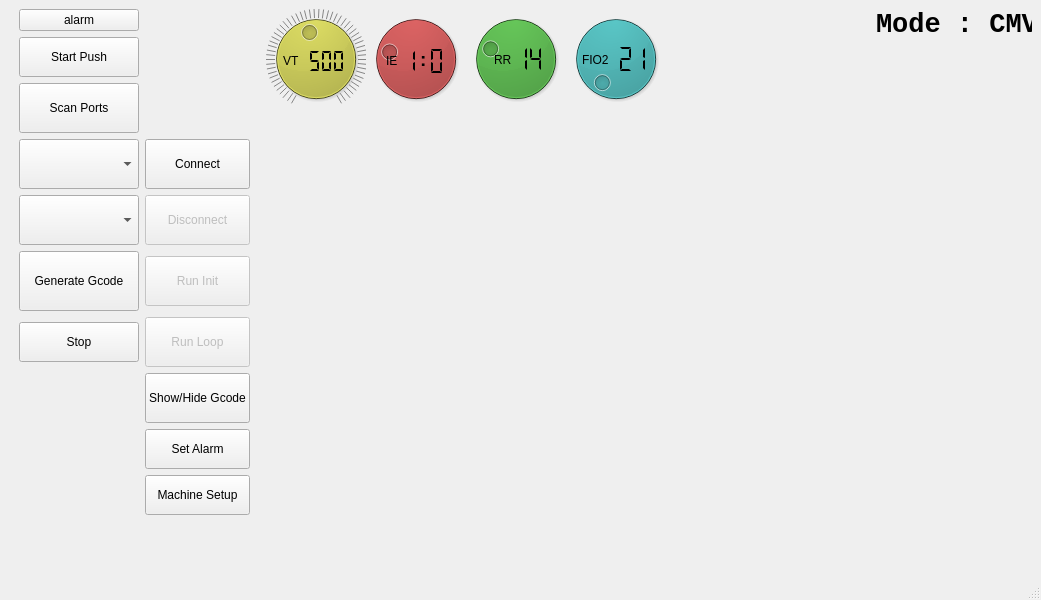
<?xml version="1.0" encoding="UTF-8"?>
<ui version="4.0">
 <class>MainWindow</class>
 <widget class="QMainWindow" name="MainWindow">
  <property name="geometry">
   <rect>
    <x>0</x>
    <y>0</y>
    <width>1041</width>
    <height>600</height>
   </rect>
  </property>
  <property name="windowTitle">
   <string>MainWindow</string>
  </property>
  <widget class="QWidget" name="centralwidget">
   <layout class="QGridLayout" name="gridLayout">
    <item row="0" column="0">
     <layout class="QHBoxLayout" name="horizontalLayout">
      <item>
       <layout class="QVBoxLayout" name="verticalLayout">
        <item>
         <layout class="QGridLayout" name="gridLayout_2">
          <property name="leftMargin">
           <number>10</number>
          </property>
          <item row="7" column="1">
           <widget class="QPushButton" name="runloop">
            <property name="enabled">
             <bool>false</bool>
            </property>
            <property name="minimumSize">
             <size>
              <width>0</width>
              <height>50</height>
             </size>
            </property>
            <property name="text">
             <string>Run Loop</string>
            </property>
           </widget>
          </item>
          <item row="8" column="1">
           <widget class="QPushButton" name="gcodeshow">
            <property name="enabled">
             <bool>true</bool>
            </property>
            <property name="minimumSize">
             <size>
              <width>0</width>
              <height>50</height>
             </size>
            </property>
            <property name="text">
             <string>Show/Hide Gcode</string>
            </property>
           </widget>
          </item>
          <item row="0" column="0">
           <widget class="QPushButton" name="alarm">
            <property name="text">
             <string>alarm</string>
            </property>
           </widget>
          </item>
          <item row="1" column="0">
           <widget class="QPushButton" name="startpush">
            <property name="minimumSize">
             <size>
              <width>0</width>
              <height>40</height>
             </size>
            </property>
            <property name="text">
             <string>Start Push</string>
            </property>
           </widget>
          </item>
          <item row="6" column="0">
           <widget class="QPushButton" name="gengcode">
            <property name="minimumSize">
             <size>
              <width>0</width>
              <height>60</height>
             </size>
            </property>
            <property name="text">
             <string>Generate Gcode</string>
            </property>
           </widget>
          </item>
          <item row="9" column="1">
           <widget class="QPushButton" name="btnalarmpage">
            <property name="minimumSize">
             <size>
              <width>0</width>
              <height>40</height>
             </size>
            </property>
            <property name="text">
             <string>Set Alarm</string>
            </property>
            <property name="checkable">
             <bool>true</bool>
            </property>
           </widget>
          </item>
          <item row="2" column="0">
           <widget class="QPushButton" name="scanPorts">
            <property name="minimumSize">
             <size>
              <width>120</width>
              <height>50</height>
             </size>
            </property>
            <property name="text">
             <string>Scan Ports</string>
            </property>
           </widget>
          </item>
          <item row="3" column="0">
           <widget class="QComboBox" name="portsList">
            <property name="minimumSize">
             <size>
              <width>0</width>
              <height>50</height>
             </size>
            </property>
           </widget>
          </item>
          <item row="4" column="0">
           <widget class="QComboBox" name="monitoringPort">
            <property name="minimumSize">
             <size>
              <width>0</width>
              <height>50</height>
             </size>
            </property>
           </widget>
          </item>
          <item row="4" column="1">
           <widget class="QPushButton" name="disconnect">
            <property name="enabled">
             <bool>false</bool>
            </property>
            <property name="minimumSize">
             <size>
              <width>0</width>
              <height>50</height>
             </size>
            </property>
            <property name="text">
             <string>Disconnect</string>
            </property>
           </widget>
          </item>
          <item row="6" column="1">
           <widget class="QPushButton" name="btninit">
            <property name="enabled">
             <bool>false</bool>
            </property>
            <property name="minimumSize">
             <size>
              <width>0</width>
              <height>50</height>
             </size>
            </property>
            <property name="text">
             <string>Run Init</string>
            </property>
           </widget>
          </item>
          <item row="3" column="1">
           <widget class="QPushButton" name="connect">
            <property name="minimumSize">
             <size>
              <width>0</width>
              <height>50</height>
             </size>
            </property>
            <property name="text">
             <string>Connect</string>
            </property>
           </widget>
          </item>
          <item row="7" column="0">
           <widget class="QPushButton" name="btnhault">
            <property name="minimumSize">
             <size>
              <width>0</width>
              <height>40</height>
             </size>
            </property>
            <property name="text">
             <string>Stop</string>
            </property>
           </widget>
          </item>
          <item row="10" column="1">
           <widget class="QPushButton" name="btnmachinesetup">
            <property name="minimumSize">
             <size>
              <width>0</width>
              <height>40</height>
             </size>
            </property>
            <property name="text">
             <string>Machine Setup</string>
            </property>
           </widget>
          </item>
         </layout>
        </item>
        <item>
         <spacer name="verticalSpacer_2">
          <property name="orientation">
           <enum>Qt::Vertical</enum>
          </property>
          <property name="sizeHint" stdset="0">
           <size>
            <width>20</width>
            <height>40</height>
           </size>
          </property>
         </spacer>
        </item>
       </layout>
      </item>
      <item>
       <layout class="QVBoxLayout" name="verticalLayout_2">
        <item>
         <layout class="QHBoxLayout" name="horizontalLayoutSettings">
          <item>
           <widget class="QStackedWidget" name="stackedWidget">
            <property name="minimumSize">
             <size>
              <width>300</width>
              <height>110</height>
             </size>
            </property>
            <property name="currentIndex">
             <number>0</number>
            </property>
            <widget class="QWidget" name="page">
             <widget class="QDial" name="vtdial">
              <property name="geometry">
               <rect>
                <x>10</x>
                <y>0</y>
                <width>100</width>
                <height>100</height>
               </rect>
              </property>
              <property name="minimumSize">
               <size>
                <width>100</width>
                <height>100</height>
               </size>
              </property>
              <property name="styleSheet">
               <string notr="true">background-color: rgb(200,200,20)</string>
              </property>
              <property name="minimum">
               <number>250</number>
              </property>
              <property name="maximum">
               <number>800</number>
              </property>
              <property name="value">
               <number>500</number>
              </property>
              <property name="wrapping">
               <bool>false</bool>
              </property>
              <property name="notchTarget">
               <double>10.000000000000000</double>
              </property>
              <property name="notchesVisible">
               <bool>true</bool>
              </property>
             </widget>
             <widget class="QLCDNumber" name="vtlcd">
              <property name="enabled">
               <bool>false</bool>
              </property>
              <property name="geometry">
               <rect>
                <x>51</x>
                <y>37</y>
                <width>41</width>
                <height>30</height>
               </rect>
              </property>
              <property name="minimumSize">
               <size>
                <width>0</width>
                <height>20</height>
               </size>
              </property>
              <property name="styleSheet">
               <string notr="true">color:black</string>
              </property>
              <property name="frameShape">
               <enum>QFrame::NoFrame</enum>
              </property>
              <property name="frameShadow">
               <enum>QFrame::Plain</enum>
              </property>
              <property name="digitCount">
               <number>3</number>
              </property>
              <property name="segmentStyle">
               <enum>QLCDNumber::Flat</enum>
              </property>
              <property name="intValue" stdset="0">
               <number>500</number>
              </property>
             </widget>
             <widget class="QLabel" name="label_13">
              <property name="geometry">
               <rect>
                <x>27</x>
                <y>44</y>
                <width>41</width>
                <height>16</height>
               </rect>
              </property>
              <property name="styleSheet">
               <string notr="true">color:black</string>
              </property>
              <property name="text">
               <string>VT</string>
              </property>
             </widget>
             <widget class="QDial" name="iedial">
              <property name="geometry">
               <rect>
                <x>110</x>
                <y>0</y>
                <width>100</width>
                <height>100</height>
               </rect>
              </property>
              <property name="minimumSize">
               <size>
                <width>100</width>
                <height>100</height>
               </size>
              </property>
              <property name="styleSheet">
               <string notr="true">background-color: rgb(200,20,20)</string>
              </property>
              <property name="minimum">
               <number>1</number>
              </property>
              <property name="maximum">
               <number>5</number>
              </property>
              <property name="value">
               <number>2</number>
              </property>
             </widget>
             <widget class="QLCDNumber" name="ilcd">
              <property name="geometry">
               <rect>
                <x>147</x>
                <y>37</y>
                <width>16</width>
                <height>30</height>
               </rect>
              </property>
              <property name="minimumSize">
               <size>
                <width>0</width>
                <height>0</height>
               </size>
              </property>
              <property name="styleSheet">
               <string notr="true">color:black</string>
              </property>
              <property name="frameShape">
               <enum>QFrame::NoFrame</enum>
              </property>
              <property name="frameShadow">
               <enum>QFrame::Plain</enum>
              </property>
              <property name="digitCount">
               <number>1</number>
              </property>
              <property name="segmentStyle">
               <enum>QLCDNumber::Flat</enum>
              </property>
              <property name="value" stdset="0">
               <double>1.000000000000000</double>
              </property>
             </widget>
             <widget class="QLabel" name="label_17">
              <property name="geometry">
               <rect>
                <x>164</x>
                <y>30</y>
                <width>10</width>
                <height>40</height>
               </rect>
              </property>
              <property name="font">
               <font>
                <pointsize>14</pointsize>
                <weight>75</weight>
                <bold>true</bold>
               </font>
              </property>
              <property name="styleSheet">
               <string notr="true">color:black</string>
              </property>
              <property name="text">
               <string>:</string>
              </property>
             </widget>
             <widget class="QLCDNumber" name="ielcd">
              <property name="geometry">
               <rect>
                <x>167</x>
                <y>37</y>
                <width>28</width>
                <height>30</height>
               </rect>
              </property>
              <property name="minimumSize">
               <size>
                <width>0</width>
                <height>0</height>
               </size>
              </property>
              <property name="styleSheet">
               <string notr="true">color:black</string>
              </property>
              <property name="frameShape">
               <enum>QFrame::NoFrame</enum>
              </property>
              <property name="frameShadow">
               <enum>QFrame::Plain</enum>
              </property>
              <property name="digitCount">
               <number>1</number>
              </property>
              <property name="segmentStyle">
               <enum>QLCDNumber::Flat</enum>
              </property>
             </widget>
             <widget class="QLabel" name="label_15">
              <property name="geometry">
               <rect>
                <x>130</x>
                <y>44</y>
                <width>21</width>
                <height>16</height>
               </rect>
              </property>
              <property name="styleSheet">
               <string notr="true">color:black</string>
              </property>
              <property name="text">
               <string>IE</string>
              </property>
             </widget>
             <widget class="QDial" name="rrdial">
              <property name="geometry">
               <rect>
                <x>210</x>
                <y>0</y>
                <width>100</width>
                <height>100</height>
               </rect>
              </property>
              <property name="minimumSize">
               <size>
                <width>100</width>
                <height>100</height>
               </size>
              </property>
              <property name="styleSheet">
               <string notr="true">background-color: rgb(20,100,10)</string>
              </property>
              <property name="minimum">
               <number>8</number>
              </property>
              <property name="maximum">
               <number>30</number>
              </property>
              <property name="value">
               <number>14</number>
              </property>
             </widget>
             <widget class="QLabel" name="label_14">
              <property name="geometry">
               <rect>
                <x>238</x>
                <y>44</y>
                <width>22</width>
                <height>14</height>
               </rect>
              </property>
              <property name="styleSheet">
               <string notr="true">color:black</string>
              </property>
              <property name="text">
               <string>RR</string>
              </property>
             </widget>
             <widget class="QDial" name="fiodial">
              <property name="geometry">
               <rect>
                <x>310</x>
                <y>0</y>
                <width>100</width>
                <height>100</height>
               </rect>
              </property>
              <property name="minimumSize">
               <size>
                <width>100</width>
                <height>100</height>
               </size>
              </property>
              <property name="styleSheet">
               <string notr="true">background-color: rgb(0,20,20)</string>
              </property>
              <property name="minimum">
               <number>21</number>
              </property>
              <property name="maximum">
               <number>80</number>
              </property>
             </widget>
             <widget class="QLCDNumber" name="fiolcd">
              <property name="geometry">
               <rect>
                <x>344</x>
                <y>35</y>
                <width>52</width>
                <height>30</height>
               </rect>
              </property>
              <property name="minimumSize">
               <size>
                <width>0</width>
                <height>0</height>
               </size>
              </property>
              <property name="styleSheet">
               <string notr="true">color:black</string>
              </property>
              <property name="frameShape">
               <enum>QFrame::NoFrame</enum>
              </property>
              <property name="frameShadow">
               <enum>QFrame::Plain</enum>
              </property>
              <property name="digitCount">
               <number>3</number>
              </property>
              <property name="segmentStyle">
               <enum>QLCDNumber::Flat</enum>
              </property>
              <property name="intValue" stdset="0">
               <number>21</number>
              </property>
             </widget>
             <widget class="QLabel" name="label_16">
              <property name="geometry">
               <rect>
                <x>326</x>
                <y>44</y>
                <width>32</width>
                <height>14</height>
               </rect>
              </property>
              <property name="styleSheet">
               <string notr="true">color:black</string>
              </property>
              <property name="text">
               <string>FIO2</string>
              </property>
             </widget>
             <widget class="QLCDNumber" name="rrlcd">
              <property name="enabled">
               <bool>false</bool>
              </property>
              <property name="geometry">
               <rect>
                <x>253</x>
                <y>35</y>
                <width>41</width>
                <height>30</height>
               </rect>
              </property>
              <property name="minimumSize">
               <size>
                <width>0</width>
                <height>20</height>
               </size>
              </property>
              <property name="styleSheet">
               <string notr="true">color:black</string>
              </property>
              <property name="frameShape">
               <enum>QFrame::NoFrame</enum>
              </property>
              <property name="frameShadow">
               <enum>QFrame::Plain</enum>
              </property>
              <property name="digitCount">
               <number>2</number>
              </property>
              <property name="segmentStyle">
               <enum>QLCDNumber::Flat</enum>
              </property>
              <property name="intValue" stdset="0">
               <number>14</number>
              </property>
             </widget>
             <widget class="QLabel" name="label">
              <property name="geometry">
               <rect>
                <x>620</x>
                <y>0</y>
                <width>161</width>
                <height>31</height>
               </rect>
              </property>
              <property name="font">
               <font>
                <family>Consolas</family>
                <pointsize>20</pointsize>
                <weight>75</weight>
                <bold>true</bold>
               </font>
              </property>
              <property name="text">
               <string>Mode : CMV</string>
              </property>
             </widget>
            </widget>
            <widget class="QWidget" name="page_2">
             <widget class="QDial" name="peakdial">
              <property name="geometry">
               <rect>
                <x>20</x>
                <y>20</y>
                <width>100</width>
                <height>100</height>
               </rect>
              </property>
              <property name="minimumSize">
               <size>
                <width>100</width>
                <height>100</height>
               </size>
              </property>
              <property name="minimum">
               <number>15</number>
              </property>
              <property name="maximum">
               <number>50</number>
              </property>
              <property name="value">
               <number>25</number>
              </property>
             </widget>
             <widget class="QLCDNumber" name="peaklcd">
              <property name="geometry">
               <rect>
                <x>40</x>
                <y>50</y>
                <width>61</width>
                <height>40</height>
               </rect>
              </property>
              <property name="minimumSize">
               <size>
                <width>0</width>
                <height>40</height>
               </size>
              </property>
              <property name="styleSheet">
               <string notr="true">color:black</string>
              </property>
              <property name="frameShape">
               <enum>QFrame::NoFrame</enum>
              </property>
              <property name="digitCount">
               <number>3</number>
              </property>
              <property name="segmentStyle">
               <enum>QLCDNumber::Flat</enum>
              </property>
             </widget>
             <widget class="QLabel" name="label_9">
              <property name="geometry">
               <rect>
                <x>14</x>
                <y>8</y>
                <width>121</width>
                <height>21</height>
               </rect>
              </property>
              <property name="text">
               <string>PEAK PRESSURE</string>
              </property>
              <property name="alignment">
               <set>Qt::AlignCenter</set>
              </property>
             </widget>
             <widget class="QDial" name="peepdial">
              <property name="geometry">
               <rect>
                <x>280</x>
                <y>20</y>
                <width>100</width>
                <height>100</height>
               </rect>
              </property>
              <property name="minimumSize">
               <size>
                <width>100</width>
                <height>100</height>
               </size>
              </property>
              <property name="minimum">
               <number>5</number>
              </property>
              <property name="maximum">
               <number>25</number>
              </property>
             </widget>
             <widget class="QLabel" name="label_8">
              <property name="geometry">
               <rect>
                <x>278</x>
                <y>8</y>
                <width>101</width>
                <height>21</height>
               </rect>
              </property>
              <property name="layoutDirection">
               <enum>Qt::LeftToRight</enum>
              </property>
              <property name="frameShape">
               <enum>QFrame::NoFrame</enum>
              </property>
              <property name="frameShadow">
               <enum>QFrame::Plain</enum>
              </property>
              <property name="lineWidth">
               <number>8</number>
              </property>
              <property name="midLineWidth">
               <number>8</number>
              </property>
              <property name="text">
               <string>PEEP LEVEL</string>
              </property>
              <property name="textFormat">
               <enum>Qt::AutoText</enum>
              </property>
              <property name="scaledContents">
               <bool>false</bool>
              </property>
              <property name="alignment">
               <set>Qt::AlignCenter</set>
              </property>
             </widget>
             <widget class="QLCDNumber" name="peeplcd">
              <property name="geometry">
               <rect>
                <x>300</x>
                <y>50</y>
                <width>66</width>
                <height>40</height>
               </rect>
              </property>
              <property name="minimumSize">
               <size>
                <width>0</width>
                <height>40</height>
               </size>
              </property>
              <property name="font">
               <font>
                <pointsize>12</pointsize>
                <weight>50</weight>
                <bold>false</bold>
               </font>
              </property>
              <property name="styleSheet">
               <string notr="true">color:black</string>
              </property>
              <property name="frameShape">
               <enum>QFrame::NoFrame</enum>
              </property>
              <property name="frameShadow">
               <enum>QFrame::Plain</enum>
              </property>
              <property name="digitCount">
               <number>3</number>
              </property>
              <property name="segmentStyle">
               <enum>QLCDNumber::Flat</enum>
              </property>
              <property name="value" stdset="0">
               <double>5.000000000000000</double>
              </property>
             </widget>
             <widget class="QDial" name="lowpdial">
              <property name="geometry">
               <rect>
                <x>150</x>
                <y>20</y>
                <width>100</width>
                <height>100</height>
               </rect>
              </property>
              <property name="maximum">
               <number>25</number>
              </property>
              <property name="value">
               <number>5</number>
              </property>
             </widget>
             <widget class="QLCDNumber" name="lowplcd">
              <property name="geometry">
               <rect>
                <x>170</x>
                <y>50</y>
                <width>64</width>
                <height>40</height>
               </rect>
              </property>
              <property name="styleSheet">
               <string notr="true">color:black</string>
              </property>
              <property name="frameShape">
               <enum>QFrame::NoFrame</enum>
              </property>
              <property name="digitCount">
               <number>3</number>
              </property>
              <property name="segmentStyle">
               <enum>QLCDNumber::Flat</enum>
              </property>
             </widget>
             <widget class="QLabel" name="label_10">
              <property name="geometry">
               <rect>
                <x>140</x>
                <y>8</y>
                <width>121</width>
                <height>21</height>
               </rect>
              </property>
              <property name="layoutDirection">
               <enum>Qt::LeftToRight</enum>
              </property>
              <property name="frameShape">
               <enum>QFrame::NoFrame</enum>
              </property>
              <property name="frameShadow">
               <enum>QFrame::Plain</enum>
              </property>
              <property name="lineWidth">
               <number>8</number>
              </property>
              <property name="midLineWidth">
               <number>8</number>
              </property>
              <property name="text">
               <string>LOW PRESSURE</string>
              </property>
              <property name="textFormat">
               <enum>Qt::AutoText</enum>
              </property>
              <property name="scaledContents">
               <bool>false</bool>
              </property>
              <property name="alignment">
               <set>Qt::AlignCenter</set>
              </property>
             </widget>
             <widget class="QLabel" name="label_11">
              <property name="geometry">
               <rect>
                <x>404</x>
                <y>8</y>
                <width>111</width>
                <height>21</height>
               </rect>
              </property>
              <property name="layoutDirection">
               <enum>Qt::LeftToRight</enum>
              </property>
              <property name="frameShape">
               <enum>QFrame::NoFrame</enum>
              </property>
              <property name="frameShadow">
               <enum>QFrame::Plain</enum>
              </property>
              <property name="lineWidth">
               <number>8</number>
              </property>
              <property name="midLineWidth">
               <number>8</number>
              </property>
              <property name="text">
               <string>HIGH MINUTE</string>
              </property>
              <property name="textFormat">
               <enum>Qt::AutoText</enum>
              </property>
              <property name="scaledContents">
               <bool>false</bool>
              </property>
              <property name="alignment">
               <set>Qt::AlignCenter</set>
              </property>
             </widget>
             <widget class="QDial" name="himinitdial">
              <property name="geometry">
               <rect>
                <x>410</x>
                <y>20</y>
                <width>100</width>
                <height>100</height>
               </rect>
              </property>
              <property name="minimumSize">
               <size>
                <width>100</width>
                <height>100</height>
               </size>
              </property>
              <property name="minimum">
               <number>5</number>
              </property>
              <property name="maximum">
               <number>30</number>
              </property>
             </widget>
             <widget class="QLCDNumber" name="himinitlcd">
              <property name="geometry">
               <rect>
                <x>430</x>
                <y>50</y>
                <width>66</width>
                <height>40</height>
               </rect>
              </property>
              <property name="minimumSize">
               <size>
                <width>0</width>
                <height>40</height>
               </size>
              </property>
              <property name="font">
               <font>
                <pointsize>12</pointsize>
                <weight>50</weight>
                <bold>false</bold>
               </font>
              </property>
              <property name="styleSheet">
               <string notr="true">color:black</string>
              </property>
              <property name="frameShape">
               <enum>QFrame::NoFrame</enum>
              </property>
              <property name="frameShadow">
               <enum>QFrame::Plain</enum>
              </property>
              <property name="digitCount">
               <number>3</number>
              </property>
              <property name="segmentStyle">
               <enum>QLCDNumber::Flat</enum>
              </property>
              <property name="value" stdset="0">
               <double>5.000000000000000</double>
              </property>
             </widget>
             <widget class="QDial" name="lowminitdial">
              <property name="geometry">
               <rect>
                <x>540</x>
                <y>20</y>
                <width>100</width>
                <height>100</height>
               </rect>
              </property>
              <property name="minimumSize">
               <size>
                <width>100</width>
                <height>100</height>
               </size>
              </property>
              <property name="minimum">
               <number>5</number>
              </property>
              <property name="maximum">
               <number>30</number>
              </property>
             </widget>
             <widget class="QLabel" name="label_12">
              <property name="geometry">
               <rect>
                <x>534</x>
                <y>8</y>
                <width>111</width>
                <height>21</height>
               </rect>
              </property>
              <property name="layoutDirection">
               <enum>Qt::LeftToRight</enum>
              </property>
              <property name="frameShape">
               <enum>QFrame::NoFrame</enum>
              </property>
              <property name="frameShadow">
               <enum>QFrame::Plain</enum>
              </property>
              <property name="lineWidth">
               <number>8</number>
              </property>
              <property name="midLineWidth">
               <number>8</number>
              </property>
              <property name="text">
               <string>LOW MINUTE</string>
              </property>
              <property name="textFormat">
               <enum>Qt::AutoText</enum>
              </property>
              <property name="scaledContents">
               <bool>false</bool>
              </property>
              <property name="alignment">
               <set>Qt::AlignCenter</set>
              </property>
             </widget>
             <widget class="QLCDNumber" name="lowminitlcd">
              <property name="geometry">
               <rect>
                <x>560</x>
                <y>50</y>
                <width>66</width>
                <height>40</height>
               </rect>
              </property>
              <property name="minimumSize">
               <size>
                <width>0</width>
                <height>40</height>
               </size>
              </property>
              <property name="font">
               <font>
                <pointsize>12</pointsize>
                <weight>50</weight>
                <bold>false</bold>
               </font>
              </property>
              <property name="styleSheet">
               <string notr="true">color:black</string>
              </property>
              <property name="frameShape">
               <enum>QFrame::NoFrame</enum>
              </property>
              <property name="frameShadow">
               <enum>QFrame::Plain</enum>
              </property>
              <property name="digitCount">
               <number>3</number>
              </property>
              <property name="segmentStyle">
               <enum>QLCDNumber::Flat</enum>
              </property>
              <property name="value" stdset="0">
               <double>5.000000000000000</double>
              </property>
             </widget>
            </widget>
            <widget class="QWidget" name="page_3">
             <widget class="QLabel" name="labelipap">
              <property name="geometry">
               <rect>
                <x>210</x>
                <y>30</y>
                <width>31</width>
                <height>14</height>
               </rect>
              </property>
              <property name="text">
               <string>#IPAP</string>
              </property>
              <property name="alignment">
               <set>Qt::AlignCenter</set>
              </property>
             </widget>
             <widget class="QLCDNumber" name="ipaplcd">
              <property name="geometry">
               <rect>
                <x>200</x>
                <y>40</y>
                <width>64</width>
                <height>40</height>
               </rect>
              </property>
              <property name="minimumSize">
               <size>
                <width>0</width>
                <height>40</height>
               </size>
              </property>
             </widget>
             <widget class="QDial" name="ipapdial">
              <property name="geometry">
               <rect>
                <x>180</x>
                <y>10</y>
                <width>100</width>
                <height>100</height>
               </rect>
              </property>
              <property name="minimumSize">
               <size>
                <width>100</width>
                <height>100</height>
               </size>
              </property>
              <property name="minimum">
               <number>5</number>
              </property>
              <property name="maximum">
               <number>30</number>
              </property>
             </widget>
            </widget>
            <widget class="QWidget" name="page_4">
             <widget class="QWidget" name="formLayoutWidget">
              <property name="geometry">
               <rect>
                <x>10</x>
                <y>10</y>
                <width>201</width>
                <height>218</height>
               </rect>
              </property>
              <layout class="QFormLayout" name="formLayout">
               <item row="0" column="0">
                <widget class="QLabel" name="label_2">
                 <property name="minimumSize">
                  <size>
                   <width>0</width>
                   <height>0</height>
                  </size>
                 </property>
                 <property name="text">
                  <string>ACC          :</string>
                 </property>
                </widget>
               </item>
               <item row="0" column="1">
                <widget class="QLineEdit" name="t_acc">
                 <property name="minimumSize">
                  <size>
                   <width>0</width>
                   <height>0</height>
                  </size>
                 </property>
                </widget>
               </item>
               <item row="1" column="0">
                <widget class="QLabel" name="label_3">
                 <property name="text">
                  <string>xmax        :</string>
                 </property>
                </widget>
               </item>
               <item row="1" column="1">
                <widget class="QLineEdit" name="t_xmax"/>
               </item>
               <item row="2" column="0">
                <widget class="QLabel" name="label_4">
                 <property name="text">
                  <string>xamb        :</string>
                 </property>
                </widget>
               </item>
               <item row="3" column="0">
                <widget class="QLabel" name="label_xrect">
                 <property name="text">
                  <string>xrect         :</string>
                 </property>
                </widget>
               </item>
               <item row="2" column="1">
                <widget class="QLineEdit" name="t_xamb"/>
               </item>
               <item row="3" column="1">
                <widget class="QLineEdit" name="t_xrect"/>
               </item>
               <item row="4" column="0">
                <widget class="QLabel" name="label_5">
                 <property name="text">
                  <string>xcon offset :</string>
                 </property>
                </widget>
               </item>
               <item row="4" column="1">
                <widget class="QLineEdit" name="t_xconoffset"/>
               </item>
               <item row="6" column="0">
                <widget class="QPushButton" name="btnsavemachinesetup">
                 <property name="minimumSize">
                  <size>
                   <width>0</width>
                   <height>40</height>
                  </size>
                 </property>
                 <property name="text">
                  <string>Save</string>
                 </property>
                </widget>
               </item>
               <item row="5" column="0">
                <widget class="QLabel" name="label_6">
                 <property name="text">
                  <string>vtmax        :</string>
                 </property>
                </widget>
               </item>
               <item row="5" column="1">
                <widget class="QLineEdit" name="t_vtmax"/>
               </item>
              </layout>
             </widget>
            </widget>
           </widget>
          </item>
          <item>
           <layout class="QVBoxLayout" name="verticalLayout_6">
            <property name="leftMargin">
             <number>0</number>
            </property>
           </layout>
          </item>
         </layout>
        </item>
        <item>
         <spacer name="horizontalSpacer">
          <property name="orientation">
           <enum>Qt::Horizontal</enum>
          </property>
          <property name="sizeHint" stdset="0">
           <size>
            <width>40</width>
            <height>20</height>
           </size>
          </property>
         </spacer>
        </item>
       </layout>
      </item>
     </layout>
    </item>
   </layout>
  </widget>
  <widget class="QStatusBar" name="statusbar"/>
 </widget>
 <resources/>
 <connections/>
</ui>
